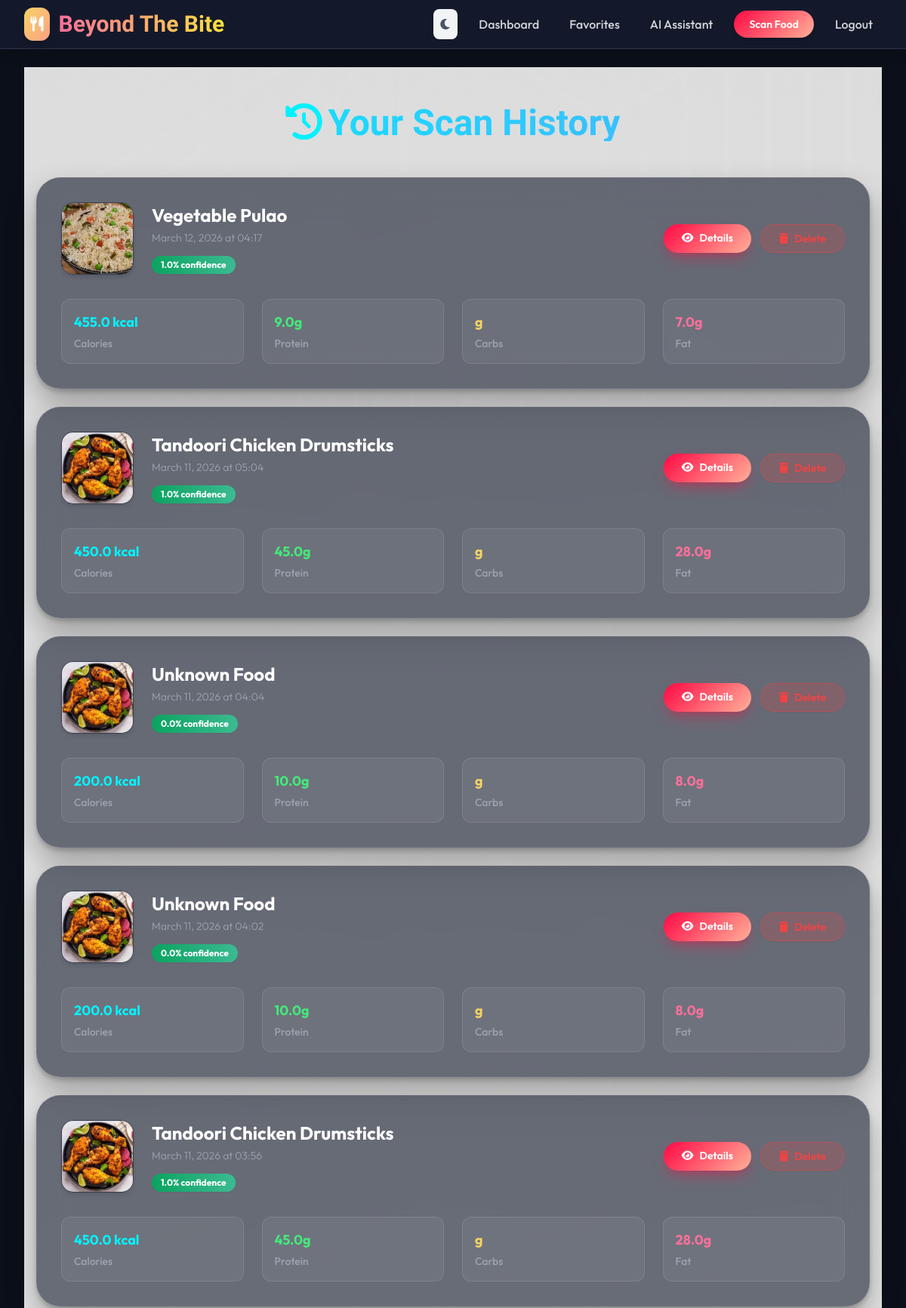
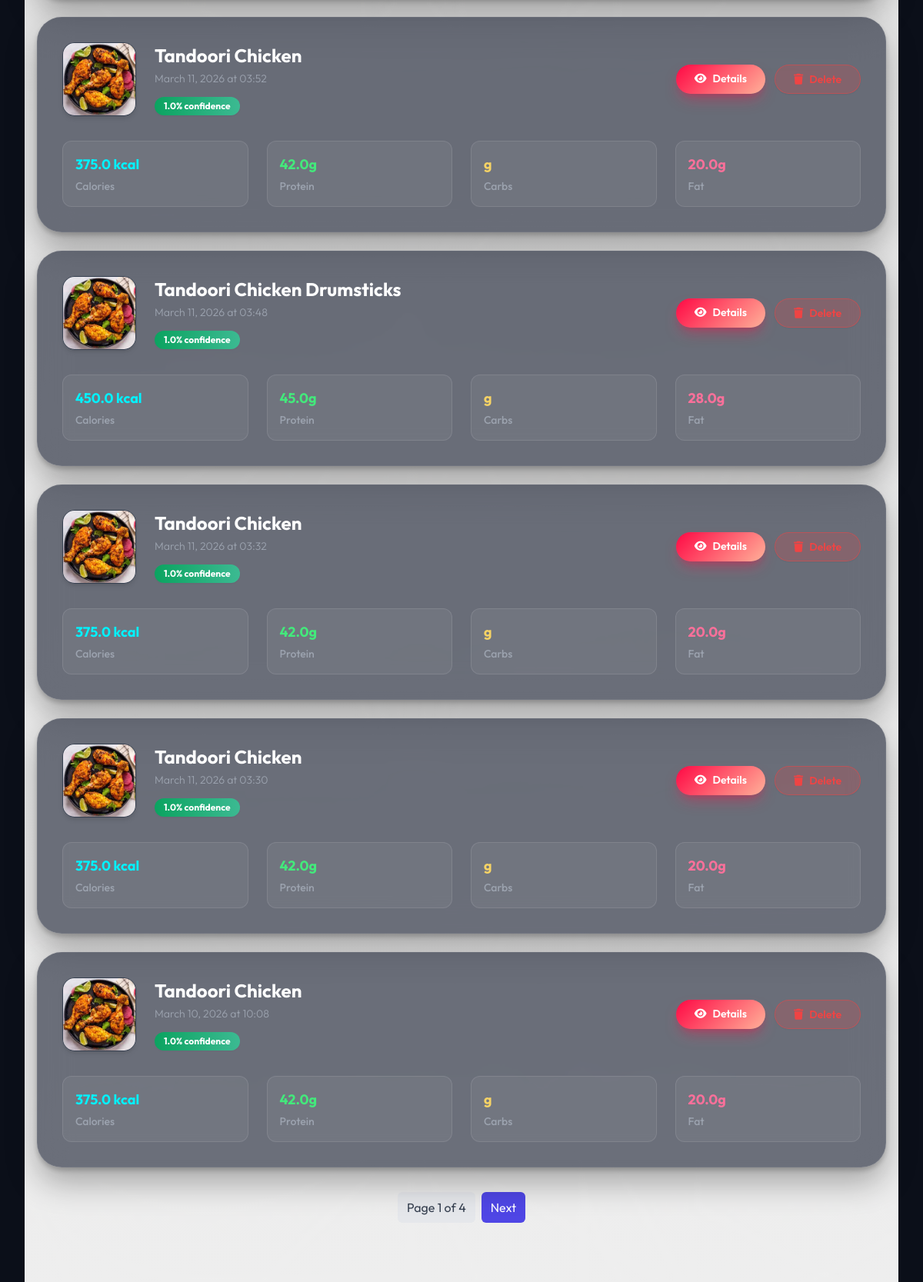
Page /history/ (signed in, upper part) on the committed database (2 pictures, top to bottom).
### foodscanner/models.py (models this page shows, shortened)
class ScanHistory(models.Model):
    user = models.ForeignKey(User, on_delete=models.CASCADE)
    image = models.ImageField(upload_to='scanned_images/')
    food_detected = models.ForeignKey(Food, on_delete=models.SET_NULL, null=True)
    confidence = models.FloatField(default=0.0)
    scanned_at = models.DateTimeField(auto_now_add=True)

class Food(models.Model):
    name = models.CharField(max_length=100, unique=True)
    description = models.TextField(blank=True)
    image = models.ImageField(upload_to='food_images/', blank=True)
    created_at = models.DateTimeField(auto_now_add=True)

class Nutrition(models.Model):
    food = models.OneToOneField(Food, on_delete=models.CASCADE, related_name='nutrition')
    calories = models.FloatField()
    protein = models.FloatField()  # in grams
    carbohydrates = models.FloatField()
    fat = models.FloatField()
    health_benefits = models.TextField(blank=True)

### foodscanner/views.py (the view)
# urls.py: path('history/', views.history, name='history'),
@login_required
def history(request):
    scans = ScanHistory.objects.filter(user=request.user).order_by('-scanned_at')
    from django.core.paginator import Paginator
    paginator = Paginator(scans, 10)  # 10 scans per page
    page_number = request.GET.get('page')
    page_obj = paginator.get_page(page_number)
    return render(request, 'history.html', {'scans': page_obj})

### templates/history.html (shortened to what this page needs)
{% extends 'base.html' %}
{% load static %}
{% block content %}
<div class="min-h-screen food-bg-pattern py-12">
    <div class="max-w-6xl mx-auto px-4">
        <div class="text-center mb-12">
            <h1 class="font-accent text-5xl font-bold text-transparent bg-clip-text bg-gradient-to-r from-[#00f2fe] to-[#4facfe] mb-4">
                <i class="fas fa-history mr-2 text-[#00f2fe]"></i>Your Scan History
            </h1>
        </div>
        {% if scans %}
            <div class="space-y-6">
                {% for scan in scans %}
                    <div class="card-3d figma-card p-8 mb-6">
                        <div class="flex flex-col md:flex-row md:items-center justify-between">
                            <div class="flex items-center space-x-6 mb-4 md:mb-0">
                                <img src="{{ scan.image.url }}" alt="Scanned food" class="w-24 h-24 object-cover rounded-2xl shadow-md border border-gray-700">
                                <div>
                                    <h3 class="text-2xl font-bold text-white mb-1">{{ scan.food_detected.name }}</h3>
                                    <p class="text-gray-400 text-sm font-light mb-3">{{ scan.scanned_at|date:"F d, Y \a\t H:i" }}</p>
                                    <span class="inline-block bg-gradient-to-r from-[#0ba360] to-[#3cba92] text-white font-bold px-3 py-1 rounded-full text-xs shadow-sm">
                                        {{ scan.confidence|floatformat:1 }}% confidence
                                    </span>
                                </div>
                            </div>
                            <div class="flex space-x-3 mt-4 md:mt-0">
                                <a href="/food/{{ scan.food_detected.id }}/" class="btn-3d px-6 py-2 rounded-full text-sm">
                                    <i class="fas fa-eye mr-2"></i>Details
                                </a>
                                <button class="bg-red-500/20 text-red-500 hover:bg-red-500 hover:text-white px-6 py-2 rounded-full transition-colors duration-300 font-semibold text-sm border border-red-500/50 shadow-sm">
                                    <i class="fas fa-trash mr-2"></i>Delete
                                </button>
                            </div>
                        </div>
                        <div class="mt-8 grid grid-cols-2 md:grid-cols-4 gap-6 text-sm">
                            <div class="bg-white/5 p-4 rounded-xl border border-white/10">
                                <span class="font-bold text-[#00f2fe] text-lg block mb-1">{{ scan.food_detected.nutrition.calories }} kcal</span>
                                <p class="text-gray-400 font-medium">Calories</p>
                            </div>
                            <div class="bg-white/5 p-4 rounded-xl border border-white/10">
                                <span class="font-bold text-[#43e97b] text-lg block mb-1">{{ scan.food_detected.nutrition.protein }}g</span>
                                <p class="text-gray-400 font-medium">Protein</p>
                            </div>
                            <div class="bg-white/5 p-4 rounded-xl border border-white/10">
                                <span class="font-bold text-[#f6d365] text-lg block mb-1">{{ scan.food_detected.nutrition.carbs }}g</span>
                                <p class="text-gray-400 font-medium">Carbs</p>
                            </div>
                            <div class="bg-white/5 p-4 rounded-xl border border-white/10">
                                <span class="font-bold text-[#fa709a] text-lg block mb-1">{{ scan.food_detected.nutrition.fat }}g</span>
                                <p class="text-gray-400 font-medium">Fat</p>
                            </div>
                        </div>
                    </div>
                {% endfor %}
            </div>
            <div class="mt-8 flex justify-center">
                <nav class="flex items-center space-x-2">
                    <span class="px-3 py-2 bg-gray-200 text-gray-700 rounded-md">Page {{ scans.number }} of {{ scans.paginator.num_pages }}</span>
                    {% if scans.has_next %}
                        <a href="?page={{ scans.next_page_number }}" class="px-3 py-2 bg-indigo-600 text-white rounded-md hover:bg-indigo-700">Next</a>
                    {% endif %}
                </nav>
            </div>
        {% endif %}
    </div>
</div>
{% endblock %}

### static/css/enhanced.css (style rules this page uses)
:root { --primary-gradient: linear-gradient(135deg, #0ba360 0%, #3cba92 100%); --secondary-gradient: linear-gradient(120deg, #84fab0 0%, #8fd3f4 100%); --success-gradient: linear-gradient(to right, #43e97b 0%, #38f9d7 100%); --warning-gradient: linear-gradient(to right, #fa709a 0%, #fee140 100%); --accent-gradient: linear-gradient(135deg, #ff0844 0%, #ffb199 100%); }
.card-3d { transform-style: preserve-3d; transition: transform 0.3s ease, box-shadow 0.3s ease; }
.figma-card { background: rgba(20, 27, 45, 0.6); backdrop-filter: blur(20px) saturate(180%); border-radius: 2rem; box-shadow: 0 4px 6px rgba(0, 0, 0, 0.2), 0 20px 40px rgba(0, 0, 0, 0.3); border: 1px solid rgba(255, 255, 255, 0.05); transition: all 0.3s ease; }
.btn-3d { background: var(--accent-gradient); border-radius: 9999px; box-shadow: 0 10px 20px -5px rgba(255, 8, 68, 0.4), 0 4px 6px -2px rgba(255, 8, 68, 0.2); transform: translateY(0); transition: all 0.3s cubic-bezier(0.4, 0, 0.2, 1); color: #fff; font-weight: 600; }
.food-bg-pattern { background-image: linear-gradient(to bottom, rgba(255, 255, 255, 0.85), rgba(255, 255, 255, 0.95)), url('/static/images/pattern_bg.png'); background-size: cover; background-attachment: fixed; }

### templates/base.html (style rules this page uses)
body { font-family: 'Outfit', sans-serif; background-color: #0B0F19; }
.font-accent { font-family: 'Playball', cursive; }

### rows in the picture
ScanHistory: image (picture), food_detected.name "Vegetable Pulao", scanned_at "March 12, 2026 at 04:17", confidence "1.0", food_detected.nutrition.calories "455.0", food_detected.nutrition.protein "9.0", food_detected.nutrition.fat "7.0"
ScanHistory: image (picture), food_detected.name "Tandoori Chicken Drumsticks", scanned_at "March 11, 2026 at 05:04", confidence "1.0", food_detected.nutrition.calories "450.0", food_detected.nutrition.protein "45.0", food_detected.nutrition.fat "28.0"
ScanHistory: image (picture), food_detected.name "Unknown Food", scanned_at "March 11, 2026 at 04:04", confidence "0.0", food_detected.nutrition.calories "200.0", food_detected.nutrition.protein "10.0", food_detected.nutrition.fat "8.0"
ScanHistory: image (picture), food_detected.name "Unknown Food", scanned_at "March 11, 2026 at 04:02", confidence "0.0", food_detected.nutrition.calories "200.0", food_detected.nutrition.protein "10.0", food_detected.nutrition.fat "8.0"
ScanHistory: image (picture), food_detected.name "Tandoori Chicken Drumsticks", scanned_at "March 11, 2026 at 03:56", confidence "1.0", food_detected.nutrition.calories "450.0", food_detected.nutrition.protein "45.0", food_detected.nutrition.fat "28.0"
ScanHistory: image (picture), food_detected.name "Tandoori Chicken", scanned_at "March 11, 2026 at 03:52", confidence "1.0", food_detected.nutrition.calories "375.0", food_detected.nutrition.protein "42.0", food_detected.nutrition.fat "20.0"
ScanHistory: image (picture), food_detected.name "Tandoori Chicken Drumsticks", scanned_at "March 11, 2026 at 03:48", confidence "1.0", food_detected.nutrition.calories "450.0", food_detected.nutrition.protein "45.0", food_detected.nutrition.fat "28.0"
ScanHistory: image (picture), food_detected.name "Tandoori Chicken", scanned_at "March 11, 2026 at 03:32", confidence "1.0", food_detected.nutrition.calories "375.0", food_detected.nutrition.protein "42.0", food_detected.nutrition.fat "20.0"
ScanHistory: image (picture), food_detected.name "Tandoori Chicken", scanned_at "March 11, 2026 at 03:30", confidence "1.0", food_detected.nutrition.calories "375.0", food_detected.nutrition.protein "42.0", food_detected.nutrition.fat "20.0"
ScanHistory: image (picture), food_detected.name "Tandoori Chicken", scanned_at "March 10, 2026 at 10:08", confidence "1.0", food_detected.nutrition.calories "375.0", food_detected.nutrition.protein "42.0", food_detected.nutrition.fat "20.0"

### other values in the picture
{{ scans.number }} "1"
{{ scans.paginator.num_pages }} "4"
